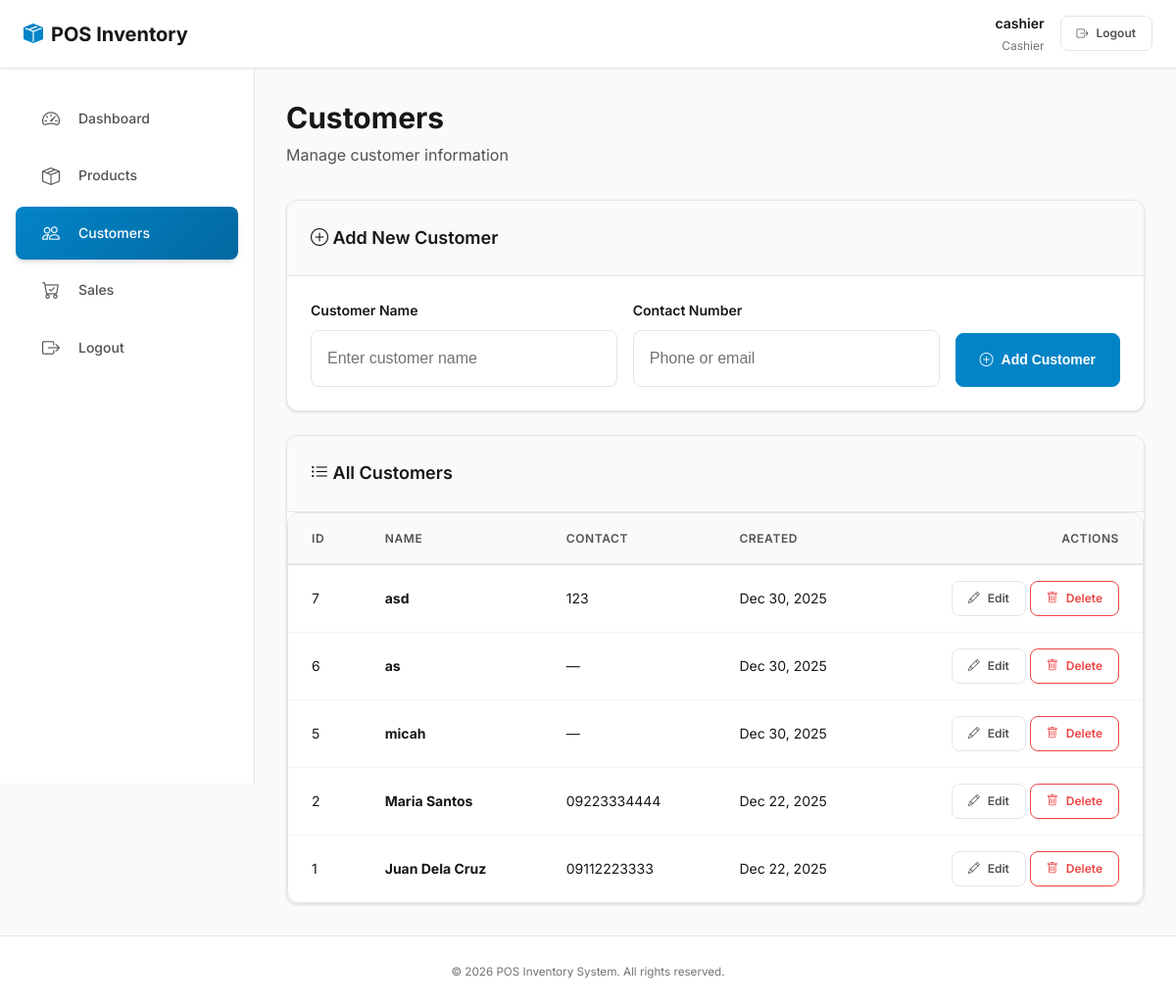
The app's page /index.php?page=customers (signed in) with its own data.
### tables this page shows
CREATE TABLE `customers` (
  `customer_id` int(11) NOT NULL,
  `customer_name` varchar(150) DEFAULT NULL,
  `contact_number` varchar(20) DEFAULT NULL,
  `created_at` timestamp NOT NULL DEFAULT current_timestamp()
);

### functions.php (called while the page is built, shortened)
<?php
function sanitize($value)
{
    return htmlspecialchars(trim((string)$value), ENT_QUOTES, 'UTF-8');
}

### modules/customers.php (the view, shortened to what this page needs)
<?php
$editItem = null;
$customers = $conn->query('SELECT * FROM customers ORDER BY customer_id DESC')->fetch_all(MYSQLI_ASSOC);
?>
<main>
    <div class="page-header">
        <h1 class="page-title">Customers</h1>
        <p class="page-subtitle">Manage customer information</p>
    </div>
    <div class="card mb-4">
        <div class="card-header">
            <i class="bi bi-plus-circle"></i> <?php echo $editItem ? 'Edit Customer' : 'Add New Customer'; ?>
        </div>
        <div class="card-body">
            <form method="post" style="display: flex; gap: var(--spacing-md); align-items: flex-end; flex-wrap: wrap;">
                <div class="form-group" style="flex: 1; min-width: 250px; margin-bottom: 0;">
                    <label class="form-label">Customer Name</label>
                    <input class="form-control" type="text" name="customer_name" required value="<?php echo sanitize($editItem['customer_name'] ?? ''); ?>" placeholder="Enter customer name">
                </div>
                <div class="form-group" style="flex: 1; min-width: 250px; margin-bottom: 0;">
                    <label class="form-label">Contact Number</label>
                    <input class="form-control" type="text" name="contact_number" value="<?php echo sanitize($editItem['contact_number'] ?? ''); ?>" placeholder="Phone or email">
                </div>
                <div style="display: flex; gap: var(--spacing-md);">
                    <button class="btn btn-primary" type="submit">
                        <i class="bi bi-<?php echo $editItem ? 'check-circle' : 'plus-circle'; ?>"></i>
                        <?php echo $editItem ? 'Update Customer' : 'Add Customer'; ?>
                    </button>
                </div>
            </form>
        </div>
    </div>
    <div class="card">
        <div class="card-header">
            <i class="bi bi-list-ul"></i> All Customers
        </div>
        <div class="card-body" style="padding: 0;">
            <div class="table-container">
                <table class="table table-hover align-middle">
                    <thead>
                        <tr>
                            <th>ID</th>
                            <th>Name</th>
                            <th>Contact</th>
                            <th>Created</th>
                            <th class="text-end">Actions</th>
                        </tr>
                    </thead>
                    <tbody>
                        <?php if (empty($customers)): ?>
                            <tr>
                                <td colspan="5" class="text-center text-muted" style="padding: var(--spacing-2xl);">
                                    <i class="bi bi-inbox" style="font-size: var(--font-size-3xl); display: block; margin-bottom: var(--spacing-md); opacity: 0.5;"></i>
                                    No customers found. Add your first customer above.
                                </td>
                            </tr>
                        <?php else: ?>
                            <?php foreach ($customers as $c): ?>
                                <tr>
                                    <td><?php echo $c['customer_id']; ?></td>
                                    <td><strong><?php echo sanitize($c['customer_name']); ?></strong></td>
                                    <td><?php echo sanitize($c['contact_number'] ?: '—'); ?></td>
                                    <td><?php echo date('M d, Y', strtotime($c['created_at'])); ?></td>
                                    <td class="text-end">
                                        <a class="btn btn-sm btn-outline-secondary" href="index.php?page=customers&edit=<?php echo $c['customer_id']; ?>">
                                            <i class="bi bi-pencil"></i> Edit
                                        </a>
                                        <a class="btn btn-sm btn-outline-danger" href="index.php?page=customers&delete=<?php echo $c['customer_id']; ?>" onclick="return confirm('Are you sure you want to delete this customer?');">
                                            <i class="bi bi-trash"></i> Delete
                                        </a>
                                    </td>
                                </tr>
                            <?php endforeach; ?>
                        <?php endif; ?>
                    </tbody>
                </table>
            </div>
        </div>
    </div>
</main>

### records on screen
customers: customer_id "7", customer_name "asd", contact_number "123", created_at "Dec 30, 2025"
customers: customer_id "6", customer_name "as", contact_number "—", created_at "Dec 30, 2025"
customers: customer_id "5", customer_name "micah", contact_number "—", created_at "Dec 30, 2025"
customers: customer_id "2", customer_name "Maria Santos", contact_number "09223334444", created_at "Dec 22, 2025"
customers: customer_id "1", customer_name "Juan Dela Cruz", contact_number "09112223333", created_at "Dec 22, 2025"

### other values on screen
current_user()['username'] "cashier"
current_user()['role'] "Cashier"
$meta['label'] "Dashboard"
$meta['label'] "Products"
$meta['label'] "Customers"
$meta['label'] "Sales"
